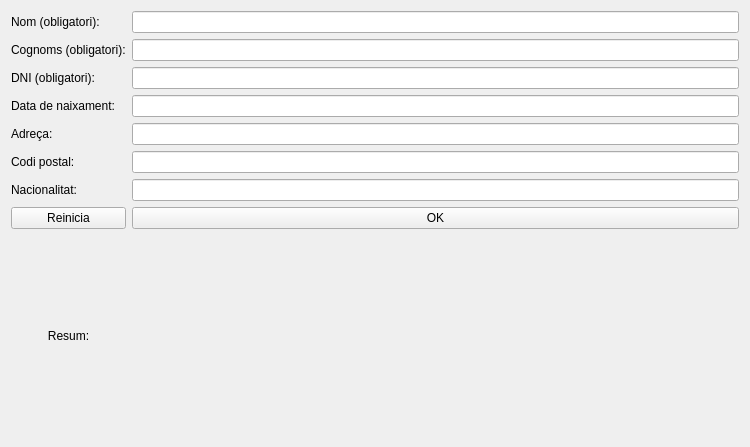
<?xml version="1.0" encoding="UTF-8"?>
<ui version="4.0">
 <class>MyForm</class>
 <widget class="QWidget" name="MyForm">
  <property name="geometry">
   <rect>
    <x>0</x>
    <y>0</y>
    <width>750</width>
    <height>447</height>
   </rect>
  </property>
  <property name="windowTitle">
   <string>Form</string>
  </property>
  <layout class="QGridLayout" name="gridLayout">
   <item row="4" column="1">
    <widget class="QLineEdit" name="lineEdit_5"/>
   </item>
   <item row="5" column="1">
    <widget class="QLineEdit" name="lineEdit_6"/>
   </item>
   <item row="6" column="0">
    <widget class="QLabel" name="label_7">
     <property name="text">
      <string>Nacionalitat:</string>
     </property>
     <property name="alignment">
      <set>Qt::AlignmentFlag::AlignLeading|Qt::AlignmentFlag::AlignLeft|Qt::AlignmentFlag::AlignVCenter</set>
     </property>
    </widget>
   </item>
   <item row="2" column="0">
    <widget class="QLabel" name="label_3">
     <property name="text">
      <string>DNI (obligatori):</string>
     </property>
     <property name="alignment">
      <set>Qt::AlignmentFlag::AlignLeading|Qt::AlignmentFlag::AlignLeft|Qt::AlignmentFlag::AlignVCenter</set>
     </property>
    </widget>
   </item>
   <item row="3" column="1">
    <widget class="QLineEdit" name="lineEdit_4"/>
   </item>
   <item row="0" column="0">
    <widget class="QLabel" name="label">
     <property name="text">
      <string>Nom (obligatori):</string>
     </property>
     <property name="alignment">
      <set>Qt::AlignmentFlag::AlignLeading|Qt::AlignmentFlag::AlignLeft|Qt::AlignmentFlag::AlignVCenter</set>
     </property>
    </widget>
   </item>
   <item row="7" column="0">
    <widget class="QPushButton" name="pushButton_2">
     <property name="text">
      <string>Reinicia</string>
     </property>
    </widget>
   </item>
   <item row="5" column="0">
    <widget class="QLabel" name="label_6">
     <property name="text">
      <string>Codi postal:</string>
     </property>
     <property name="alignment">
      <set>Qt::AlignmentFlag::AlignLeading|Qt::AlignmentFlag::AlignLeft|Qt::AlignmentFlag::AlignVCenter</set>
     </property>
    </widget>
   </item>
   <item row="3" column="0">
    <widget class="QLabel" name="label_4">
     <property name="text">
      <string>Data de naixament:</string>
     </property>
     <property name="alignment">
      <set>Qt::AlignmentFlag::AlignLeading|Qt::AlignmentFlag::AlignLeft|Qt::AlignmentFlag::AlignVCenter</set>
     </property>
    </widget>
   </item>
   <item row="1" column="0">
    <widget class="QLabel" name="label_2">
     <property name="text">
      <string>Cognoms (obligatori):</string>
     </property>
     <property name="alignment">
      <set>Qt::AlignmentFlag::AlignLeading|Qt::AlignmentFlag::AlignLeft|Qt::AlignmentFlag::AlignVCenter</set>
     </property>
    </widget>
   </item>
   <item row="4" column="0">
    <widget class="QLabel" name="label_5">
     <property name="text">
      <string>Adreça:</string>
     </property>
     <property name="alignment">
      <set>Qt::AlignmentFlag::AlignLeading|Qt::AlignmentFlag::AlignLeft|Qt::AlignmentFlag::AlignVCenter</set>
     </property>
    </widget>
   </item>
   <item row="2" column="1">
    <widget class="QLineEdit" name="lineEdit_3"/>
   </item>
   <item row="0" column="1">
    <widget class="QLineEdit" name="lineEdit"/>
   </item>
   <item row="6" column="1">
    <widget class="QLineEdit" name="lineEdit_7"/>
   </item>
   <item row="1" column="1">
    <widget class="QLineEdit" name="lineEdit_2"/>
   </item>
   <item row="7" column="1">
    <widget class="QPushButton" name="pushButton">
     <property name="text">
      <string>OK</string>
     </property>
    </widget>
   </item>
   <item row="8" column="0">
    <widget class="QLabel" name="label_8">
     <property name="text">
      <string>Resum:</string>
     </property>
     <property name="alignment">
      <set>Qt::AlignmentFlag::AlignCenter</set>
     </property>
    </widget>
   </item>
   <item row="8" column="1">
    <widget class="MyLabel" name="label_9">
     <property name="text">
      <string/>
     </property>
     <property name="alignment">
      <set>Qt::AlignmentFlag::AlignCenter</set>
     </property>
    </widget>
   </item>
  </layout>
 </widget>
 <customwidgets>
  <customwidget>
   <class>MyLabel</class>
   <extends>QLabel</extends>
   <header location="global">MyLabel.h</header>
   <slots>
    <slot>activa_formulari()</slot>
    <slot>rep_nom(QString)</slot>
    <slot>rep_cognom(QString)</slot>
    <slot>rep_DNI(QString)</slot>
    <slot>rep_data(QString)</slot>
    <slot>rep_adreca(QString)</slot>
    <slot>rep_codi(QString)</slot>
    <slot>rep_nacionalitat(QString)</slot>
    <slot>reinicia()</slot>
   </slots>
  </customwidget>
 </customwidgets>
 <resources/>
 <connections>
  <connection>
   <sender>pushButton</sender>
   <signal>clicked()</signal>
   <receiver>label_9</receiver>
   <slot>activa_formulari()</slot>
   <hints>
    <hint type="sourcelabel">
     <x>657</x>
     <y>214</y>
    </hint>
    <hint type="destinationlabel">
     <x>695</x>
     <y>256</y>
    </hint>
   </hints>
  </connection>
  <connection>
   <sender>lineEdit</sender>
   <signal>textChanged(QString)</signal>
   <receiver>label_9</receiver>
   <slot>rep_nom(QString)</slot>
   <hints>
    <hint type="sourcelabel">
     <x>157</x>
     <y>20</y>
    </hint>
    <hint type="destinationlabel">
     <x>165</x>
     <y>254</y>
    </hint>
   </hints>
  </connection>
  <connection>
   <sender>lineEdit_2</sender>
   <signal>textChanged(QString)</signal>
   <receiver>label_9</receiver>
   <slot>rep_cognom(QString)</slot>
   <hints>
    <hint type="sourcelabel">
     <x>199</x>
     <y>53</y>
    </hint>
    <hint type="destinationlabel">
     <x>201</x>
     <y>280</y>
    </hint>
   </hints>
  </connection>
  <connection>
   <sender>lineEdit_3</sender>
   <signal>textChanged(QString)</signal>
   <receiver>label_9</receiver>
   <slot>rep_DNI(QString)</slot>
   <hints>
    <hint type="sourcelabel">
     <x>234</x>
     <y>79</y>
    </hint>
    <hint type="destinationlabel">
     <x>239</x>
     <y>241</y>
    </hint>
   </hints>
  </connection>
  <connection>
   <sender>lineEdit_4</sender>
   <signal>textChanged(QString)</signal>
   <receiver>label_9</receiver>
   <slot>rep_data(QString)</slot>
   <hints>
    <hint type="sourcelabel">
     <x>281</x>
     <y>109</y>
    </hint>
    <hint type="destinationlabel">
     <x>275</x>
     <y>259</y>
    </hint>
   </hints>
  </connection>
  <connection>
   <sender>lineEdit_5</sender>
   <signal>textChanged(QString)</signal>
   <receiver>label_9</receiver>
   <slot>rep_data(QString)</slot>
   <hints>
    <hint type="sourcelabel">
     <x>323</x>
     <y>132</y>
    </hint>
    <hint type="destinationlabel">
     <x>317</x>
     <y>276</y>
    </hint>
   </hints>
  </connection>
  <connection>
   <sender>lineEdit_6</sender>
   <signal>textChanged(QString)</signal>
   <receiver>label_9</receiver>
   <slot>rep_codi(QString)</slot>
   <hints>
    <hint type="sourcelabel">
     <x>353</x>
     <y>164</y>
    </hint>
    <hint type="destinationlabel">
     <x>358</x>
     <y>285</y>
    </hint>
   </hints>
  </connection>
  <connection>
   <sender>lineEdit_7</sender>
   <signal>textChanged(QString)</signal>
   <receiver>label_9</receiver>
   <slot>rep_nacionalitat(QString)</slot>
   <hints>
    <hint type="sourcelabel">
     <x>390</x>
     <y>187</y>
    </hint>
    <hint type="destinationlabel">
     <x>391</x>
     <y>266</y>
    </hint>
   </hints>
  </connection>
  <connection>
   <sender>pushButton_2</sender>
   <signal>clicked()</signal>
   <receiver>lineEdit</receiver>
   <slot>clear()</slot>
   <hints>
    <hint type="sourcelabel">
     <x>77</x>
     <y>222</y>
    </hint>
    <hint type="destinationlabel">
     <x>145</x>
     <y>19</y>
    </hint>
   </hints>
  </connection>
  <connection>
   <sender>pushButton_2</sender>
   <signal>clicked()</signal>
   <receiver>lineEdit_2</receiver>
   <slot>clear()</slot>
   <hints>
    <hint type="sourcelabel">
     <x>87</x>
     <y>210</y>
    </hint>
    <hint type="destinationlabel">
     <x>144</x>
     <y>44</y>
    </hint>
   </hints>
  </connection>
  <connection>
   <sender>pushButton_2</sender>
   <signal>clicked()</signal>
   <receiver>lineEdit_3</receiver>
   <slot>clear()</slot>
   <hints>
    <hint type="sourcelabel">
     <x>105</x>
     <y>210</y>
    </hint>
    <hint type="destinationlabel">
     <x>152</x>
     <y>75</y>
    </hint>
   </hints>
  </connection>
  <connection>
   <sender>pushButton_2</sender>
   <signal>clicked()</signal>
   <receiver>lineEdit_4</receiver>
   <slot>clear()</slot>
   <hints>
    <hint type="sourcelabel">
     <x>124</x>
     <y>209</y>
    </hint>
    <hint type="destinationlabel">
     <x>149</x>
     <y>106</y>
    </hint>
   </hints>
  </connection>
  <connection>
   <sender>pushButton_2</sender>
   <signal>clicked()</signal>
   <receiver>lineEdit_5</receiver>
   <slot>clear()</slot>
   <hints>
    <hint type="sourcelabel">
     <x>114</x>
     <y>211</y>
    </hint>
    <hint type="destinationlabel">
     <x>145</x>
     <y>132</y>
    </hint>
   </hints>
  </connection>
  <connection>
   <sender>pushButton_2</sender>
   <signal>clicked()</signal>
   <receiver>lineEdit_6</receiver>
   <slot>clear()</slot>
   <hints>
    <hint type="sourcelabel">
     <x>133</x>
     <y>210</y>
    </hint>
    <hint type="destinationlabel">
     <x>146</x>
     <y>161</y>
    </hint>
   </hints>
  </connection>
  <connection>
   <sender>pushButton_2</sender>
   <signal>clicked()</signal>
   <receiver>lineEdit_7</receiver>
   <slot>clear()</slot>
   <hints>
    <hint type="sourcelabel">
     <x>97</x>
     <y>211</y>
    </hint>
    <hint type="destinationlabel">
     <x>153</x>
     <y>185</y>
    </hint>
   </hints>
  </connection>
  <connection>
   <sender>pushButton_2</sender>
   <signal>clicked()</signal>
   <receiver>label_9</receiver>
   <slot>reinicia()</slot>
   <hints>
    <hint type="sourcelabel">
     <x>47</x>
     <y>222</y>
    </hint>
    <hint type="destinationlabel">
     <x>161</x>
     <y>390</y>
    </hint>
   </hints>
  </connection>
 </connections>
</ui>
